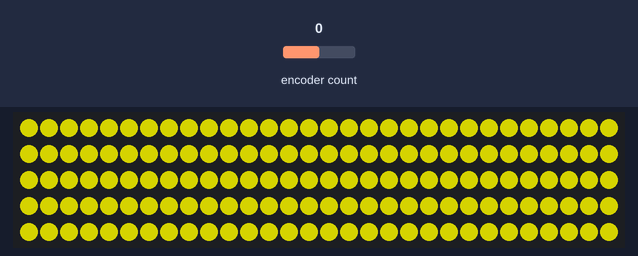
A sketch run on a simulated Arduino Uno, built with avr-gcc and run on an emulated ATmega328P. Parts: 150 RGB LEDs in strip order, left to right, continuing on the next row. The test bench sets the inputs (shaded band); at power-on: encoder count 0. Dim RGB values are drawn brighter than linear; what the sketch prints to the serial monitor is not drawn.

Above: at 1.2 s.
1.3 s: encoder count set to 1
2.8 s: encoder count set to 2
4.3 s: encoder count set to 3
Timing chart, 0 to 7.3 s (numbered marks = the images above; inputs shaded):
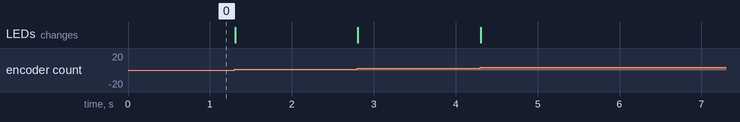

The sketch:

BarnEncoder.ino
```cpp
#include <Encoder.h>
#include <FastLED.h>

/*
 * Encoder Pins
 * -----------
 * CLK --> D3
 * DT  --> D2
 * SW  --> D4
 * +   --> 5v
 * GND --> GND
 *
 */

Encoder myEnc(2, 3);
const int swPin = 4 ;
long oldPosition  = -999;

/* LEDs */
#define LED_PIN     7
#define NUM_LEDS    150
CRGB leds[NUM_LEDS];

/* RGB Loop */
int cycle = 6;
int brightness = 0;
int maxBrightness = 130;
int r;
int g;
int b;

int direction = 0;
int changeSpeed = 1;
String sendString = "";

void setup() {

  r = maxBrightness;
  g = maxBrightness;
  b = 0;

  pinMode(swPin, INPUT);
  Serial.begin(9600);
  FastLED.addLeds<WS2812, LED_PIN, GRB>(leds, NUM_LEDS);


}

void loop() {
  // Read from rotary encoder.
  long newPosition = myEnc.read();

  if (newPosition != oldPosition) {

    if (newPosition > oldPosition) {
      direction = 1;
    } else {
      direction = -1;
    }

    oldPosition = newPosition;

    String newPositionString = String(newPosition);
    String directionString = String(direction);

//    sendString = "@dir=" + directionString + ",val=" + newPositionString + "@";

    Serial.println(newPosition);

    updateColor( );

  } else {
    direction = 0;
  }

  /* Will eventually move this inside the above if
   * statement so the color shift is controlled by
   * a rotary encoder.  Down here for debugging.
   */
//  delay(50);

}

void updateColor(  ) {

//  Serial.println(" "); // For readability.

  if ( brightness >= maxBrightness ) {
    brightness = 1;

    if ( cycle < 6 ) {
      cycle++;
    } else {
      cycle = 1;
    }

  } else {
    brightness++;
  }

  if ( cycle == 1) {
    b = b + changeSpeed;
  }
  else if ( cycle == 2) { /* rb --> b */
    r = r - changeSpeed;
  }
  else if ( cycle == 3) { /* b --> bg */
    g = g + changeSpeed;
  }
  else if ( cycle == 4) { /* bg --> g */
    b = b - changeSpeed;
  }
  else if ( cycle == 5) { /* g --> rg */
    r = r + changeSpeed;
  }
  else if ( cycle == 6) { /* g --> rg */
    g = g - changeSpeed;
  }
  else {
    Serial.print("==================== ");
  }

//  Serial.print("brightness:");
//  Serial.print(brightness);
//  Serial.print("   cycle:");
//  Serial.println(cycle);
//  Serial.print("r:");
//  Serial.print(r);
//  Serial.print(" g:");
//  Serial.print(g); // goes completely bonkers
//  Serial.print(" b:");
//  Serial.print(b);
//  Serial.println(" ");
//  Serial.print("r:");
//  Serial.print(r, HEX);
//  Serial.print(" g:");
//  Serial.print(g, HEX); // goes completely bonkers
//  Serial.print(" b:");
//  Serial.print(b, HEX);
//  Serial.println(" ");

  uint8_t Ur = r;
  uint8_t Ug = g;
  uint8_t Ub = b;

  for (int i = 0; i < NUM_LEDS; i++) {
    leds[i].setRGB( Ur, Ug, Ub );
  }

  FastLED.show();

}
```
